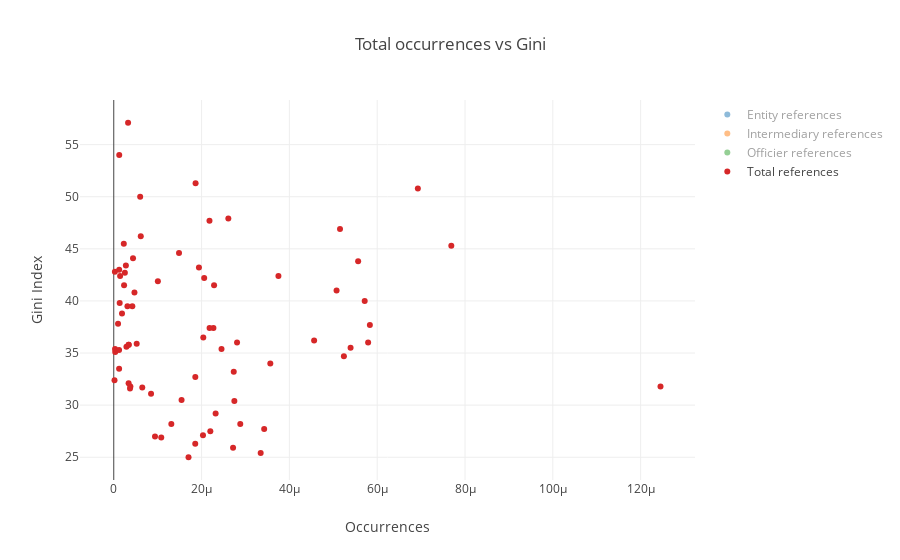

Here is the notebook cell this chart was saved with:
### Code cell
data = list(map(lambda d: remove_outliers_2(d, 'Gini', 'counts_normalized'), gini_data))
plot_all_entity(data, 'counts_normalized', 'Gini', nodes_types_desc, 3, 'Total occurrences vs Gini', 'Occurrences', 'Gini Index', 'scatter_gini_count_outlier.html')

### Figure 1 — Plotly figure (JSON) as saved in the notebook; plotly's stock layout.template omitted (floating-point values rounded to 4 significant figures)
{"data": [{"mode": "markers", "name": "Entity references", "text": ["Angola", "Albania", "Argentina", "Australia", "Austria", "Azerbaijan", "Belgium", "Bangladesh", "Bulgaria", "Belarus", "Bolivia", "Brazil", "Central African Republic", "Canada", "Chile", "China", "Côte d'Ivoire", "Cameroon", "Colombia", "Czech Republic", "Germany", "Djibouti", "Denmark", "Dominican Republic", "Egypt", "Spain", "Finland", "France", "Georgia", "Ghana", "Greece", "Honduras", "Croatia", "Haiti", "Hungary", "Indonesia", "India", "Iran", "Iceland", "Italy", "Jamaica", "Japan", "Kazakhstan", "Kenya", "South Korea", "Liberia", "Sri Lanka", "Lesotho", "Lithuania", "Morocco", "Moldova", "Mexico", "Macedonia", "Mali", "Montenegro", "Mozambique", "Malawi", "Malaysia", "Namibia", "Nigeria", "Nicaragua", "Netherlands", "Norway", "Pakistan", "Peru", "Portugal", "Paraguay", "Romania", "Russia", "Sudan", "Senegal", "El Salvador", "Slovakia", "Slovenia", "Sweden", "Syria", "Chad", "Thailand", "Tunisia", "Turkey", "Tanzania", "Uganda", "Ukraine", "United States", "Uzbekistan", "Venezuela", "Viet Nam", "Vanuatu", "Yemen", "Zambia", "Zimbabwe"], "type": "scatter", "uid": "9914b661-4062-4475-a8e8-b5aad8b051da", "visible": "legendonly", "x": [3.715e-07, 6.923e-07, 6.282e-06, 3.999e-06, 2.808e-06, 8.39e-07, 5.264e-06, 1.255e-08, 6.921e-06, 1.689e-06, 8.994e-06, 6.851e-06, 2.215e-07, 9.765e-06, 7.948e-06, 2.355e-06, 9.32e-07, 4.496e-08, 3.879e-05, 3.23e-06, 2.136e-06, 1.096e-06, 2.481e-06, 4.67e-05, 4.139e-07, 2.509e-05, 1.19e-05, 4.298e-06, 2.683e-07, 1.113e-07, 2.038e-05, 2.724e-06, 7.078e-07, 7.567e-07, 9.122e-06, 1.097e-07, 1.623e-08, 5.101e-08, 4.582e-05, 5.692e-06, 1.398e-06, 1.886e-07, 2.314e-07, 5.432e-07, 1.576e-07, 2.278e-07, 1.444e-07, 4.66e-07, 1.125e-05, 1.195e-06, 5.624e-07, 5.233e-07, 9.627e-07, 4.716e-07, 2.091e-05, 1.102e-07, 5.859e-08, 1.191e-06, 8.435e-07, 1.19e-07, 1.995e-06, 1.05e-05, 2.725e-06, 1.617e-08, 1.679e-06, 2.336e-05, 1.938e-05, 3.516e-07, 2.918e-05, 2.65e-08, 2.062e-07, 3.725e-05, 1.845e-07, 1.018e-05, 5.672e-06, 2.083e-07, 8.106e-07, 1.408e-05, 3.589e-07, 1.311e-06, 5.743e-08, 2.575e-08, 6.052e-06, 9.623e-06, 1.626e-07, 2.437e-05, 7.564e-08, 1.545e-05, 3.81e-08, 1.28e-07, 5.191e-07], "y": [42.7, 29, 42.4, 34.7, 30.5, 16.6, 27.7, 32.4, 37.4, 27, 44.6, 51.3, 56.2, 34, 47.7, 42.2, 41.5, 46.6, 50.8, 25.9, 31.7, 44.1, 28.2, 45.3, 31.8, 36.2, 27.1, 32.7, 36.5, 42.4, 36, 50, 31.1, 41.1, 30.4, 39.5, 35.1, 38.8, 27.8, 35.4, 45.5, 32.1, 26.9, 40.8, 31.6, 33.2, 39.8, 54.2, 37.4, 39.5, 26.3, 43.4, 35.6, 33, 31.9, 54, 45.5, 41, 59.1, 43, 46.2, 28.2, 27.5, 33.5, 43.8, 35.5, 47.9, 35.9, 37.7, 35.4, 40.3, 40, 26.5, 25.4, 29.2, 35.8, 43.3, 36, 35.8, 41.9, 37.8, 42.8, 25, 41.5, 35.3, 46.9, 35.3, 37.6, 36.7, 57.1, 43.2]}, {"mode": "markers", "name": "Intermediary references", "text": ["Angola", "Argentina", "Australia", "Austria", "Belgium", "Bangladesh", "Bulgaria", "Belarus", "Bolivia", "Brazil", "Canada", "Chile", "China", "Côte d'Ivoire", "Colombia", "Czech Republic", "Germany", "Djibouti", "Denmark", "Dominican Republic", "Egypt", "Spain", "Estonia", "Finland", "France", "Georgia", "Ghana", "Greece", "Honduras", "Croatia", "Hungary", "Indonesia", "India", "Ireland", "Iran", "Italy", "Jordan", "Japan", "Kazakhstan", "Kenya", "South Korea", "Lebanon", "Liberia", "Sri Lanka", "Lesotho", "Lithuania", "Latvia", "Morocco", "Moldova", "Mexico", "Macedonia", "Mozambique", "Malawi", "Malaysia", "Nigeria", "Nicaragua", "Netherlands", "Norway", "Pakistan", "Peru", "Portugal", "Paraguay", "Romania", "Russia", "Sudan", "El Salvador", "Slovenia", "Sweden", "Syria", "Thailand", "Tunisia", "Turkey", "Tanzania", "Uganda", "Ukraine", "United States", "Venezuela", "Viet Nam", "Vanuatu", "Zambia", "Zimbabwe"], "type": "scatter", "uid": "2a2c2e86-899d-487f-be86-9a589e98b3a6", "visible": "legendonly", "x": [3.715e-08, 2.071e-06, 1.659e-06, 1.872e-06, 3.122e-06, 6.273e-09, 9.69e-07, 2.111e-07, 1.799e-06, 1.954e-06, 2.702e-06, 3.69e-06, 1.854e-07, 4.438e-08, 4.75e-06, 9.501e-07, 8.273e-07, 1.096e-06, 1.595e-06, 5.766e-06, 2.069e-07, 4.174e-06, 6.846e-06, 2.197e-06, 1.478e-06, 2.683e-07, 7.418e-08, 6.243e-06, 1.135e-06, 7.078e-07, 1.115e-06, 5.487e-08, 3.864e-09, 7.729e-06, 1.275e-08, 8.061e-07, 1.476e-06, 1.021e-07, 5.784e-08, 2.607e-07, 9.853e-08, 7.496e-06, 2.278e-07, 1.444e-07, 4.66e-07, 6.82e-07, 5.517e-06, 5.828e-08, 2.812e-07, 2.576e-07, 9.627e-07, 1.102e-07, 5.859e-08, 4.962e-07, 4.534e-08, 1.663e-06, 2.905e-06, 1.947e-06, 1.617e-08, 7.103e-07, 3.077e-06, 1.374e-06, 2.009e-07, 5.076e-07, 2.65e-08, 4.776e-06, 1.94e-06, 2.269e-06, 2.083e-07, 2.689e-06, 2.692e-07, 2.337e-07, 3.829e-08, 2.575e-08, 2.872e-07, 1.893e-06, 5.856e-06, 6.483e-08, 7.726e-06, 1.28e-07, 3.244e-07], "y": [42.7, 42.4, 34.7, 30.5, 27.7, 32.4, 37.4, 27, 44.6, 51.3, 34, 47.7, 42.2, 41.5, 50.8, 25.9, 31.7, 44.1, 28.2, 45.3, 31.8, 36.2, 32.7, 27.1, 32.7, 36.5, 42.4, 36, 50, 31.1, 30.4, 39.5, 35.1, 31.8, 38.8, 35.4, 33.7, 32.1, 26.9, 40.8, 31.6, 31.8, 33.2, 39.8, 54.2, 37.4, 34.2, 39.5, 26.3, 43.4, 35.6, 54, 45.5, 41, 43, 46.2, 28.2, 27.5, 33.5, 43.8, 35.5, 47.9, 35.9, 37.7, 35.4, 40, 25.4, 29.2, 35.8, 36, 35.8, 41.9, 37.8, 42.8, 25, 41.5, 46.9, 35.3, 37.6, 57.1, 43.2]}, {"mode": "markers", "name": "Officier references", "text": ["Angola", "Albania", "Argentina", "Armenia", "Australia", "Austria", "Belgium", "Benin", "Burkina Faso", "Bangladesh", "Bulgaria", "Bosnia and Herzegovina", "Belarus", "Bolivia", "Brazil", "Central African Republic", "Canada", "Chile", "China", "Côte d'Ivoire", "Cameroon", "DR Congo", "Colombia", "Cape Verde", "Czech Republic", "Germany", "Djibouti", "Denmark", "Dominican Republic", "Algeria", "Ecuador", "Egypt", "Spain", "Ethiopia", "Finland", "Fiji", "France", "Gabon", "Georgia", "Ghana", "Guinea", "Gambia", "Guinea-Bissau", "Greece", "Guatemala", "Honduras", "Croatia", "Haiti", "Hungary", "Indonesia", "India", "Ireland", "Iran", "Iraq", "Italy", "Jamaica", "Jordan", "Japan", "Kazakhstan", "Kenya", "Kyrgyzstan", "South Korea", "Laos", "Liberia", "Sri Lanka", "Lithuania", "Latvia", "Morocco", "Moldova", "Madagascar", "Maldives", "Mexico", "Macedonia", "Mali", "Myanmar", "Montenegro", "Mongolia", "Mozambique", "Malawi", "Malaysia", "Niger", "Nigeria", "Nicaragua", "Netherlands", "Norway", "Nepal", "Pakistan", "Peru", "Papua New Guinea", "Portugal", "Paraguay", "Palestine", "Romania", "Russia", "Rwanda", "Sudan", "Senegal", "Solomon Islands", "Sierra Leone", "El Salvador", "Slovakia", "Slovenia", "Sweden", "Swaziland", "Syria", "Chad", "Togo", "Thailand", "Tajikistan", "Tunisia", "Turkey", "Tanzania", "Uganda", "Ukraine", "United States", "Uzbekistan", "Venezuela", "Viet Nam", "Yemen", "Zambia", "Zimbabwe"], "type": "scatter", "uid": "132f550d-ce86-4222-9d42-de341f3a61af", "visible": "legendonly", "x": [2.117e-06, 8.653e-06, 2.915e-05, 9.635e-06, 4.676e-05, 1.076e-05, 2.587e-05, 7.777e-07, 5.686e-08, 1.506e-07, 1.481e-05, 1.122e-06, 7.494e-06, 4.071e-06, 9.833e-06, 9.302e-06, 2.319e-05, 1.016e-05, 1.806e-05, 1.376e-06, 2.293e-06, 6.511e-07, 2.572e-05, 4.559e-05, 2.299e-05, 3.532e-06, 2.193e-06, 9.037e-06, 2.441e-05, 4.858e-07, 5.798e-05, 3.17e-06, 1.637e-05, 2.054e-08, 6.225e-06, 3.387e-06, 1.28e-05, 1.653e-05, 1.986e-05, 1.261e-06, 6.776e-07, 3.65e-06, 1.159e-06, 3.131e-05, 3.31e-05, 2.157e-06, 7.078e-06, 2.119e-05, 1.723e-05, 4.068e-06, 3.138e-07, 4.766e-05, 1.811e-06, 1.086e-06, 1.805e-05, 8.385e-06, 4.722e-05, 3.096e-06, 1.053e-05, 3.911e-06, 1.714e-07, 3.449e-06, 8.211e-06, 2.687e-05, 1.059e-06, 9.89e-06, 5.016e-05, 1.865e-06, 1.771e-05, 4.239e-07, 4.164e-05, 1.98e-06, 9.627e-07, 1.179e-06, 3.467e-07, 2.895e-05, 1.505e-05, 1.029e-06, 2.168e-06, 4.906e-05, 5.222e-08, 1.065e-06, 2.494e-06, 1.542e-05, 1.732e-05, 2.471e-07, 1.186e-06, 5.327e-05, 2.579e-07, 2.75e-05, 5.341e-06, 2.561e-06, 4.671e-06, 2.864e-05, 2.644e-07, 2.385e-07, 1.169e-06, 3.475e-06, 5.65e-07, 1.512e-05, 2.196e-05, 2.134e-05, 1.526e-05, 1.622e-05, 2.968e-06, 3.758e-06, 4.15e-07, 1.131e-05, 8.37e-07, 2.782e-06, 8.503e-06, 8.806e-07, 2.06e-07, 1.069e-05, 1.134e-05, 2.341e-06, 2.131e-05, 1.07e-06, 3.429e-07, 3.009e-06, 1.856e-05], "y": [42.7, 29, 42.4, 32.5, 34.7, 30.5, 27.7, 47.8, 35.3, 32.4, 37.4, 32.7, 27, 44.6, 51.3, 56.2, 34, 47.7, 42.2, 41.5, 46.6, 42.1, 50.8, 47.2, 25.9, 31.7, 44.1, 28.2, 45.3, 27.6, 45, 31.8, 36.2, 39.1, 27.1, 36.7, 32.7, 38, 36.5, 42.4, 33.7, 35.9, 50.7, 36, 48.3, 50, 31.1, 41.1, 30.4, 39.5, 35.1, 31.8, 38.8, 29.5, 35.4, 45.5, 33.7, 32.1, 26.9, 40.8, 26.8, 31.6, 36.4, 33.2, 39.8, 37.4, 34.2, 39.5, 26.3, 42.6, 38.4, 43.4, 35.6, 33, 38.1, 31.9, 32.3, 54, 45.5, 41, 34.3, 43, 46.2, 28.2, 27.5, 32.8, 33.5, 43.8, 41.9, 35.5, 47.9, 33.7, 35.9, 37.7, 45.1, 35.4, 40.3, 37.1, 34, 40, 26.5, 25.4, 29.2, 51.5, 35.8, 43.3, 43.1, 36, 34, 35.8, 41.9, 37.8, 42.8, 25, 41.5, 35.3, 46.9, 35.3, 36.7, 57.1, 43.2]}, {"mode": "markers", "name": "Total references", "text": ["Angola", "Argentina", "Australia", "Austria", "Belgium", "Bangladesh", "Bulgaria", "Belarus", "Bolivia", "Brazil", "Canada", "Chile", "China", "Côte d'Ivoire", "Colombia", "Czech Republic", "Germany", "Djibouti", "Denmark", "Dominican Republic", "Egypt", "Spain", "Finland", "France", "Georgia", "Ghana", "Greece", "Honduras", "Croatia", "Hungary", "Indonesia", "India", "Ireland", "Iran", "Italy", "Japan", "Kazakhstan", "Kenya", "South Korea", "Liberia", "Sri Lanka", "Lithuania", "Morocco", "Moldova", "Mexico", "Macedonia", "Mozambique", "Malawi", "Malaysia", "Nigeria", "Nicaragua", "Netherlands", "Norway", "Pakistan", "Peru", "Portugal", "Paraguay", "Romania", "Russia", "Sudan", "El Salvador", "Slovenia", "Sweden", "Syria", "Thailand", "Tunisia", "Turkey", "Tanzania", "Uganda", "Ukraine", "United States", "Venezuela", "Viet Nam", "Zambia", "Zimbabwe"], "type": "scatter", "uid": "b7e68f7c-cacb-4d8a-9f20-f09c7a4f591c", "visible": true, "x": [2.526e-06, 3.75e-05, 5.242e-05, 1.545e-05, 3.426e-05, 1.694e-07, 2.27e-05, 9.394e-06, 1.486e-05, 1.864e-05, 3.565e-05, 2.18e-05, 2.06e-05, 2.352e-06, 6.926e-05, 2.717e-05, 6.495e-06, 4.385e-06, 1.311e-05, 7.688e-05, 3.79e-06, 4.563e-05, 2.032e-05, 1.858e-05, 2.039e-05, 1.446e-06, 5.793e-05, 6.016e-06, 8.494e-06, 2.747e-05, 4.233e-06, 3.339e-07, 0.0001245, 1.875e-06, 2.454e-05, 3.386e-06, 1.082e-05, 4.715e-06, 3.705e-06, 2.733e-05, 1.348e-06, 2.183e-05, 3.118e-06, 1.856e-05, 2.761e-06, 2.888e-06, 1.249e-06, 2.285e-06, 5.075e-05, 1.23e-06, 6.152e-06, 2.882e-05, 2.2e-05, 1.218e-06, 5.566e-05, 5.394e-05, 2.61e-05, 5.224e-06, 5.833e-05, 2.915e-07, 5.715e-05, 3.346e-05, 2.321e-05, 3.385e-06, 2.808e-05, 3.41e-06, 1.005e-05, 9.764e-07, 2.575e-07, 1.703e-05, 2.285e-05, 5.153e-05, 1.21e-06, 3.265e-06, 1.94e-05], "y": [42.7, 42.4, 34.7, 30.5, 27.7, 32.4, 37.4, 27, 44.6, 51.3, 34, 47.7, 42.2, 41.5, 50.8, 25.9, 31.7, 44.1, 28.2, 45.3, 31.8, 36.2, 27.1, 32.7, 36.5, 42.4, 36, 50, 31.1, 30.4, 39.5, 35.1, 31.8, 38.8, 35.4, 32.1, 26.9, 40.8, 31.6, 33.2, 39.8, 37.4, 39.5, 26.3, 43.4, 35.6, 54, 45.5, 41, 43, 46.2, 28.2, 27.5, 33.5, 43.8, 35.5, 47.9, 35.9, 37.7, 35.4, 40, 25.4, 29.2, 35.8, 36, 35.8, 41.9, 37.8, 42.8, 25, 41.5, 46.9, 35.3, 57.1, 43.2]}], "layout": {"hovermode": "closest", "title": "Total occurrences vs Gini", "xaxis": {"title": "Occurrences"}, "yaxis": {"title": "Gini Index"}}}
